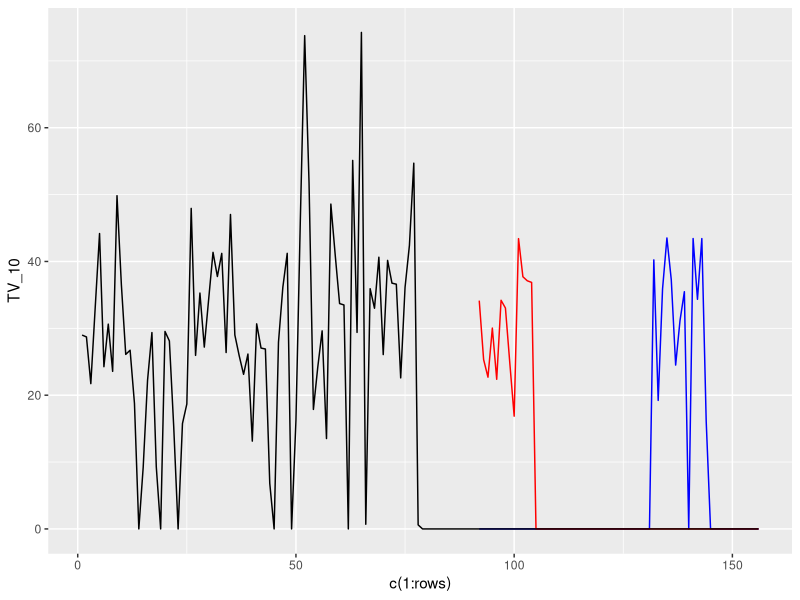
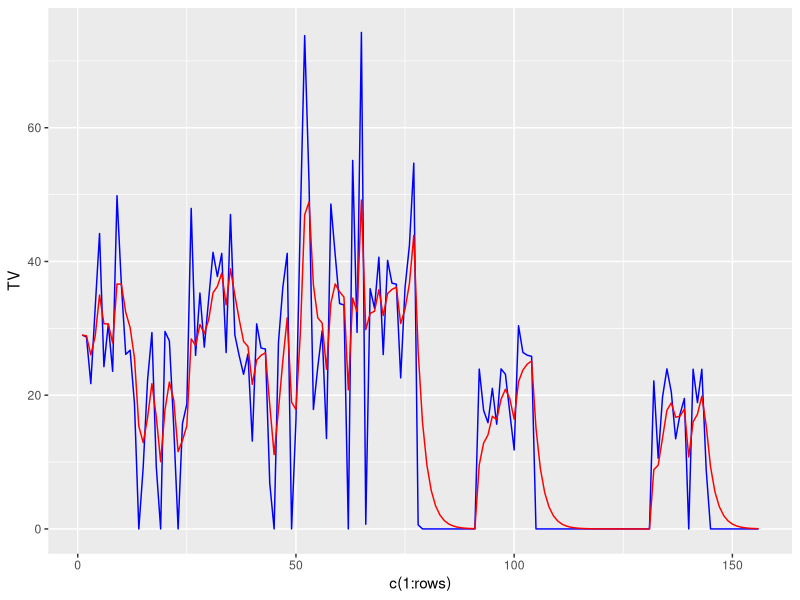
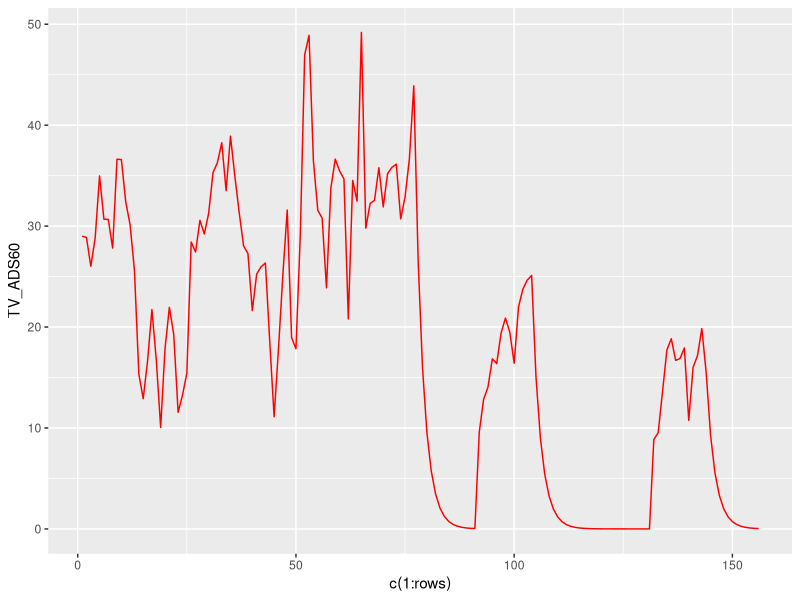
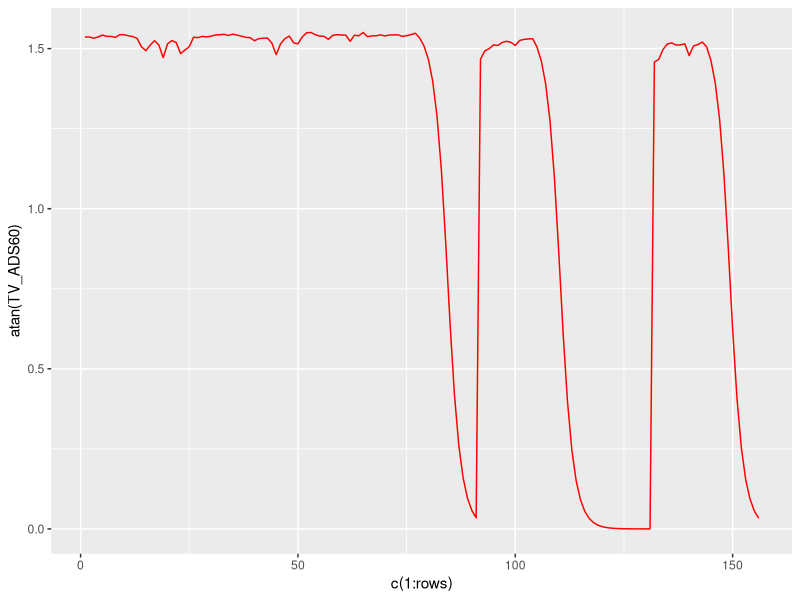

These figures' R source, in order:
library(tidyverse)
library(readxl)

data.df <- read_excel("data_processing.xlsx")


#### media ####
media.df <- data.df %>%
    select(Date, starts_with("TV"))
    
colSums(is.na(media.df))

rows <- nrow(media.df)

ggplot(media.df, aes(c(1:rows), TV_10)) +
    geom_line(color="blue") +
    geom_line(aes(c(1:rows), TV_15), color="red") +
    geom_line(aes(c(1:rows), TV_30), color="black") 
    
media.df[is.na(media.df)] <- 0


# excelowa funkcja "wyszukaj pionowo" w R
tv.dict = c("TV_45" = 1.50,
            "TV_30" = 1.00,
            "TV_20" = 0.85,
            "TV_15" = 0.70,
            "TV_10" = 0.55)


media.prep.df <- media.df %>%
    pivot_longer(names_to = "variable_name", c(2:ncol(.))) %>%
    mutate(idx = tv.dict[variable_name]) %>%
    mutate(final_value = value * idx) %>%
    select(-value, -idx) %>%
    pivot_wider(names_from = "variable_name", values_from = "final_value") %>%
    mutate(TV = rowSums(.[,-1])) %>%
    select(Date, TV)
    

media.adstock.df <- media.prep.df %>%
    mutate(TV_ADS60 = c(28.99400, rep(NA, 155))) 


# przekształcenie adStock 60%
n <- 0.6

for (i in 2:rows) {
    media.adstock.df[i,3] <- media.adstock.df[i,2] * (1-n) + media.adstock.df[i-1,3] * n
}

sum(media.adstock.df$TV)
sum(media.adstock.df$TV_ADS60)

ggplot(media.adstock.df, aes(c(1:rows), TV)) +
    geom_line(color="blue") +
    geom_line(aes(c(1:rows), TV_ADS60), color="red") 

ggplot(media.adstock.df, aes(c(1:rows), TV_ADS60)) +
    geom_line(color="red") 

ggplot(media.adstock.df, aes(c(1:rows), atan(TV_ADS60))) +
    geom_line(color="red") 


database.df <- data.df %>%
    left_join(media.adstock.df) %>%
    select(-TV_15, -TV_10, -TV_30)

rm(list=setdiff(ls(), "database.df"))

sort(colnames(database.df))
sum(is.na(database.df))
